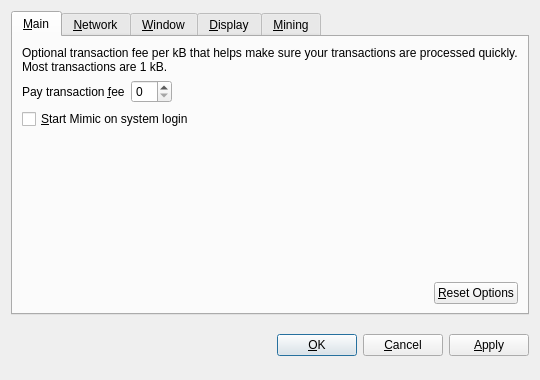
<?xml version="1.0" encoding="UTF-8"?>
<ui version="4.0">
 <class>OptionsDialog</class>
 <widget class="QDialog" name="OptionsDialog">
  <property name="geometry">
   <rect>
    <x>0</x>
    <y>0</y>
    <width>540</width>
    <height>380</height>
   </rect>
  </property>
  <property name="windowTitle">
   <string>Options</string>
  </property>
  <property name="modal">
   <bool>true</bool>
  </property>
  <layout class="QVBoxLayout" name="verticalLayout">
   <item>
    <widget class="QTabWidget" name="tabWidget">
     <property name="tabPosition">
      <enum>QTabWidget::North</enum>
     </property>
     <property name="currentIndex">
      <number>0</number>
     </property>
     <widget class="QWidget" name="tabMain">
      <attribute name="title">
       <string>&amp;Main</string>
      </attribute>
      <layout class="QVBoxLayout" name="verticalLayout_Main">
       <item>
        <widget class="QLabel" name="transactionFeeInfoLabel">
         <property name="text">
          <string>Optional transaction fee per kB that helps make sure your transactions are processed quickly. Most transactions are 1 kB.</string>
         </property>
         <property name="textFormat">
          <enum>Qt::PlainText</enum>
         </property>
         <property name="wordWrap">
          <bool>true</bool>
         </property>
        </widget>
       </item>
       <item>
        <layout class="QHBoxLayout" name="horizontalLayout_1_Main">
         <item>
          <widget class="QLabel" name="transactionFeeLabel">
           <property name="text">
            <string>Pay transaction &amp;fee</string>
           </property>
           <property name="textFormat">
            <enum>Qt::PlainText</enum>
           </property>
           <property name="buddy">
            <cstring>transactionFee</cstring>
           </property>
          </widget>
         </item>
         <item>
          <widget class="BitcoinAmountField" name="transactionFee"/>
         </item>
         <item>
          <spacer name="horizontalSpacer_1_Main">
           <property name="orientation">
            <enum>Qt::Horizontal</enum>
           </property>
           <property name="sizeHint" stdset="0">
            <size>
             <width>40</width>
             <height>20</height>
            </size>
           </property>
          </spacer>
         </item>
        </layout>
       </item>
       <item>
        <widget class="QCheckBox" name="bitcoinAtStartup">
         <property name="toolTip">
          <string>Automatically start Mimic after logging in to the system.</string>
         </property>
         <property name="text">
          <string>&amp;Start Mimic on system login</string>
         </property>
        </widget>
       </item>
       <item>
        <spacer name="verticalSpacer_Main">
         <property name="orientation">
          <enum>Qt::Vertical</enum>
         </property>
         <property name="sizeHint" stdset="0">
          <size>
           <width>20</width>
           <height>40</height>
          </size>
         </property>
        </spacer>
       </item>
       <item>
        <layout class="QHBoxLayout" name="horizontalLayout_2_Main">
         <item>
          <spacer name="horizontalSpacer_2_Main">
           <property name="orientation">
            <enum>Qt::Horizontal</enum>
           </property>
           <property name="sizeHint" stdset="0">
            <size>
             <width>40</width>
             <height>20</height>
            </size>
           </property>
          </spacer>
         </item>
         <item>
          <widget class="QPushButton" name="resetButton">
           <property name="toolTip">
            <string>Reset all client options to default.</string>
           </property>
           <property name="text">
            <string>&amp;Reset Options</string>
           </property>
           <property name="autoDefault">
            <bool>false</bool>
           </property>
          </widget>
         </item>
        </layout>
       </item>
      </layout>
     </widget>
     <widget class="QWidget" name="tabNetwork">
      <attribute name="title">
       <string>&amp;Network</string>
      </attribute>
      <layout class="QVBoxLayout" name="verticalLayout_Network">
       <item>
        <widget class="QCheckBox" name="mapPortUpnp">
         <property name="toolTip">
          <string>&lt;html&gt;&lt;head/&gt;&lt;body&gt;&lt;p&gt;Automatically open the Mimic client port on the router. This only works when your router supports UPnP and it is enabled.&lt;/p&gt;&lt;/body&gt;&lt;/html&gt;</string>
         </property>
         <property name="text">
          <string>Map port using &amp;UPnP</string>
         </property>
        </widget>
       </item>
       <item>
        <widget class="QCheckBox" name="connectSocks">
         <property name="toolTip">
          <string>Connect to the Mimic network through a SOCKS proxy (e.g. when connecting through Tor).</string>
         </property>
         <property name="text">
          <string>&amp;Connect through SOCKS proxy:</string>
         </property>
        </widget>
       </item>
       <item>
        <layout class="QHBoxLayout" name="horizontalLayout_Network">
         <item>
          <widget class="QLabel" name="proxyIpLabel">
           <property name="text">
            <string>Proxy &amp;IP:</string>
           </property>
           <property name="textFormat">
            <enum>Qt::PlainText</enum>
           </property>
           <property name="buddy">
            <cstring>proxyIp</cstring>
           </property>
          </widget>
         </item>
         <item>
          <widget class="QValidatedLineEdit" name="proxyIp">
           <property name="maximumSize">
            <size>
             <width>140</width>
             <height>16777215</height>
            </size>
           </property>
           <property name="toolTip">
            <string>IP address of the proxy (e.g. 127.0.0.1)</string>
           </property>
          </widget>
         </item>
         <item>
          <widget class="QLabel" name="proxyPortLabel">
           <property name="text">
            <string>&amp;Port:</string>
           </property>
           <property name="textFormat">
            <enum>Qt::PlainText</enum>
           </property>
           <property name="buddy">
            <cstring>proxyPort</cstring>
           </property>
          </widget>
         </item>
         <item>
          <widget class="QLineEdit" name="proxyPort">
           <property name="maximumSize">
            <size>
             <width>55</width>
             <height>16777215</height>
            </size>
           </property>
           <property name="toolTip">
            <string>Port of the proxy (e.g. 9050)</string>
           </property>
          </widget>
         </item>
         <item>
          <widget class="QLabel" name="socksVersionLabel">
           <property name="text">
            <string>SOCKS &amp;Version:</string>
           </property>
           <property name="textFormat">
            <enum>Qt::PlainText</enum>
           </property>
           <property name="buddy">
            <cstring>socksVersion</cstring>
           </property>
          </widget>
         </item>
         <item>
          <widget class="QValueComboBox" name="socksVersion">
           <property name="toolTip">
            <string>SOCKS version of the proxy (e.g. 5)</string>
           </property>
          </widget>
         </item>
         <item>
          <spacer name="horizontalSpacer_Network">
           <property name="orientation">
            <enum>Qt::Horizontal</enum>
           </property>
           <property name="sizeHint" stdset="0">
            <size>
             <width>40</width>
             <height>20</height>
            </size>
           </property>
          </spacer>
         </item>
        </layout>
       </item>
       <item>
        <spacer name="verticalSpacer_Network">
         <property name="orientation">
          <enum>Qt::Vertical</enum>
         </property>
         <property name="sizeHint" stdset="0">
          <size>
           <width>20</width>
           <height>40</height>
          </size>
         </property>
        </spacer>
       </item>
      </layout>
     </widget>
     
     
     <widget class="QWidget" name="tabWindow">
      <attribute name="title">
       <string>&amp;Window</string>
      </attribute>
      <layout class="QVBoxLayout" name="verticalLayout_Window">
       <item>
        <widget class="QCheckBox" name="minimizeToTray">
         <property name="toolTip">
          <string>Show only a tray icon after minimizing the window.</string>
         </property>
         <property name="text">
          <string>&amp;Minimize to the tray instead of the taskbar</string>
         </property>
        </widget>
       </item>
       <item>
        <widget class="QCheckBox" name="minimizeOnClose">
         <property name="toolTip">
          <string>Minimize instead of exit the application when the window is closed. When this option is enabled, the application will be closed only after selecting Quit in the menu.</string>
         </property>
         <property name="text">
          <string>M&amp;inimize on close</string>
         </property>
        </widget>
       </item>
       <item>
        <spacer name="verticalSpacer_Window">
         <property name="orientation">
          <enum>Qt::Vertical</enum>
         </property>
         <property name="sizeHint" stdset="0">
          <size>
           <width>20</width>
           <height>40</height>
          </size>
         </property>
        </spacer>
       </item>
      </layout>
     </widget>
     
     
     <widget class="QWidget" name="tabDisplay">
      <attribute name="title">
       <string>&amp;Display</string>
      </attribute>
      <layout class="QVBoxLayout" name="verticalLayout_Display">
       <item>
        <layout class="QHBoxLayout" name="horizontalLayout_1_Display">
         <item>
          <widget class="QLabel" name="langLabel">
           <property name="text">
            <string>User Interface &amp;language:</string>
           </property>
           <property name="textFormat">
            <enum>Qt::PlainText</enum>
           </property>
           <property name="buddy">
            <cstring>lang</cstring>
           </property>
          </widget>
         </item>
         <item>
          <widget class="QValueComboBox" name="lang">
           <property name="toolTip">
            <string>&lt;html&gt;&lt;head/&gt;&lt;body&gt;&lt;p&gt;The user interface language can be set here. This setting will take effect after restarting Mimic.&lt;/p&gt;&lt;/body&gt;&lt;/html&gt;</string>
           </property>
          </widget>
         </item>
        </layout>
       </item>
       <item>
        <layout class="QHBoxLayout" name="horizontalLayout_2_Display">
         <item>
          <widget class="QLabel" name="unitLabel">
           <property name="text">
            <string>&amp;Unit to show amounts in:</string>
           </property>
           <property name="textFormat">
            <enum>Qt::PlainText</enum>
           </property>
           <property name="buddy">
            <cstring>unit</cstring>
           </property>
          </widget>
         </item>
         <item>
          <widget class="QValueComboBox" name="unit">
           <property name="toolTip">
            <string>Choose the default subdivision unit to show in the interface and when sending coins.</string>
           </property>
          </widget>
         </item>
        </layout>
       </item>
       <item>
        <widget class="QCheckBox" name="displayAddresses">
         <property name="toolTip">
          <string>&lt;html&gt;&lt;head/&gt;&lt;body&gt;&lt;p&gt;Whether to show Mimic addresses in the transaction list or not.&lt;/p&gt;&lt;/body&gt;&lt;/html&gt;</string>
         </property>
         <property name="text">
          <string>&amp;Display addresses in transaction list</string>
         </property>
        </widget>
       </item>
       <item>
        <spacer name="verticalSpacer_Display">
         <property name="orientation">
          <enum>Qt::Vertical</enum>
         </property>
         <property name="sizeHint" stdset="0">
          <size>
           <width>20</width>
           <height>40</height>
          </size>
         </property>
        </spacer>
       </item>
      </layout>
     </widget>


     <widget class="QWidget" name="tabMining">
      <attribute name="title">
       <string>&amp;Mining</string>
      </attribute>
      <layout class="QVBoxLayout" name="verticalLayout_Mining">
      
       <item>
        <widget class="QCheckBox" name="checkboxMiningEnabled">
         <property name="toolTip">
          <string>&lt;html&gt;&lt;head/&gt;&lt;body&gt;&lt;p&gt;Whether to enabled Mimic mining by default.&lt;/p&gt;&lt;/body&gt;&lt;/html&gt;</string>
         </property>
         <property name="text">
          <string>&amp;Mining enabled</string>
         </property>
        </widget>
       </item>
       
       <item>
        <layout class="QHBoxLayout" name="horizontalLayout_2_Mining">        
         <item>
          <widget class="QLabel" name="labelMiningProcLimit">
           <property name="text">
            <string>&amp;Mining limit:</string>
           </property>
           <property name="textFormat">
            <enum>Qt::PlainText</enum>
           </property>
           <property name="buddy">
            <cstring>comboMiningProcLimit</cstring>
           </property>
          </widget>
         </item>
         <item>
          <widget class="QValueComboBox" name="comboMiningProcLimit">
           <property name="toolTip">
            <string>Choose the default mining intensity.</string>
           </property>
          </widget>
         </item>
        </layout>
       </item>
       <item>
        <spacer name="verticalSpacer_Display">
         <property name="orientation">
          <enum>Qt::Vertical</enum>
         </property>
         <property name="sizeHint" stdset="0">
          <size>
           <width>20</width>
           <height>40</height>
          </size>
         </property>
        </spacer>
       </item>
       
      </layout>
     </widget>

     
    </widget>
   </item>
   <item>
    <layout class="QHBoxLayout" name="horizontalLayout_Buttons">
     <item>
      <spacer name="horizontalSpacer_1">
       <property name="orientation">
        <enum>Qt::Horizontal</enum>
       </property>
       <property name="sizeHint" stdset="0">
        <size>
         <width>40</width>
         <height>48</height>
        </size>
       </property>
      </spacer>
     </item>
     <item>
      <widget class="QLabel" name="statusLabel">
       <property name="font">
        <font>
         <weight>75</weight>
         <bold>true</bold>
        </font>
       </property>
       <property name="text">
        <string/>
       </property>
       <property name="textFormat">
        <enum>Qt::PlainText</enum>
       </property>
       <property name="wordWrap">
        <bool>true</bool>
       </property>
      </widget>
     </item>
     <item>
      <spacer name="horizontalSpacer_2">
       <property name="orientation">
        <enum>Qt::Horizontal</enum>
       </property>
       <property name="sizeHint" stdset="0">
        <size>
         <width>40</width>
         <height>48</height>
        </size>
       </property>
      </spacer>
     </item>
     <item>
      <widget class="QPushButton" name="okButton">
       <property name="text">
        <string>&amp;OK</string>
       </property>
      </widget>
     </item>
     <item>
      <widget class="QPushButton" name="cancelButton">
       <property name="text">
        <string>&amp;Cancel</string>
       </property>
       <property name="autoDefault">
        <bool>false</bool>
       </property>
      </widget>
     </item>
     <item>
      <widget class="QPushButton" name="applyButton">
       <property name="text">
        <string>&amp;Apply</string>
       </property>
       <property name="autoDefault">
        <bool>false</bool>
       </property>
      </widget>
     </item>
    </layout>
   </item>
  </layout>
 </widget>
 <customwidgets>
  <customwidget>
   <class>BitcoinAmountField</class>
   <extends>QSpinBox</extends>
   <header>bitcoinamountfield.h</header>
  </customwidget>
  <customwidget>
   <class>QValueComboBox</class>
   <extends>QComboBox</extends>
   <header>qvaluecombobox.h</header>
  </customwidget>
  <customwidget>
   <class>QValidatedLineEdit</class>
   <extends>QLineEdit</extends>
   <header>qvalidatedlineedit.h</header>
  </customwidget>
 </customwidgets>
 <resources/>
 <connections/>
</ui>
